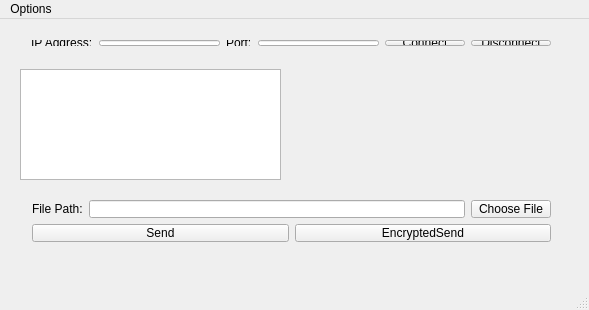
<?xml version="1.0" encoding="UTF-8"?>
<ui version="4.0">
 <class>MainWindow</class>
 <widget class="QMainWindow" name="MainWindow">
  <property name="geometry">
   <rect>
    <x>0</x>
    <y>0</y>
    <width>589</width>
    <height>310</height>
   </rect>
  </property>
  <property name="windowTitle">
   <string>MainWindow</string>
  </property>
  <widget class="QWidget" name="centralWidget">
   <widget class="QWidget" name="layoutWidget">
    <property name="geometry">
     <rect>
      <x>20</x>
      <y>10</y>
      <width>542</width>
      <height>28</height>
     </rect>
    </property>
    <layout class="QHBoxLayout" name="horizontalLayout">
     <item>
      <widget class="QLabel" name="labelAddress">
       <property name="text">
        <string>IP Address:</string>
       </property>
      </widget>
     </item>
     <item>
      <widget class="QLineEdit" name="lineEditAddress"/>
     </item>
     <item>
      <widget class="QLabel" name="labelPort">
       <property name="text">
        <string>Port:</string>
       </property>
      </widget>
     </item>
     <item>
      <widget class="QLineEdit" name="lineEditPort"/>
     </item>
     <item>
      <widget class="QPushButton" name="pushButtonConnect">
       <property name="text">
        <string>Connect</string>
       </property>
      </widget>
     </item>
     <item>
      <widget class="QPushButton" name="pushButtonDisconnect">
       <property name="text">
        <string>Disconnect</string>
       </property>
      </widget>
     </item>
    </layout>
   </widget>
   <widget class="QWidget" name="layoutWidget1">
    <property name="geometry">
     <rect>
      <x>21</x>
      <y>170</y>
      <width>541</width>
      <height>64</height>
     </rect>
    </property>
    <layout class="QVBoxLayout" name="verticalLayout">
     <item>
      <layout class="QHBoxLayout" name="horizontalLayout_2">
       <item>
        <widget class="QLabel" name="labelPath">
         <property name="text">
          <string>File Path:</string>
         </property>
        </widget>
       </item>
       <item>
        <widget class="QLineEdit" name="lineEditPath"/>
       </item>
       <item>
        <widget class="QPushButton" name="pushButtonChoose">
         <property name="text">
          <string>Choose File</string>
         </property>
        </widget>
       </item>
      </layout>
     </item>
     <item>
      <layout class="QHBoxLayout" name="horizontalLayout_3">
       <item>
        <widget class="QPushButton" name="pushButtonSend">
         <property name="text">
          <string>Send</string>
         </property>
        </widget>
       </item>
       <item>
        <widget class="QPushButton" name="pushButtonEncryptedSend">
         <property name="text">
          <string>EncryptedSend</string>
         </property>
        </widget>
       </item>
      </layout>
     </item>
    </layout>
   </widget>
   <widget class="QTextBrowser" name="textBrowserSessionInfo">
    <property name="geometry">
     <rect>
      <x>20</x>
      <y>50</y>
      <width>261</width>
      <height>111</height>
     </rect>
    </property>
   </widget>
  </widget>
  <widget class="QMenuBar" name="menuBar">
   <property name="geometry">
    <rect>
     <x>0</x>
     <y>0</y>
     <width>589</width>
     <height>23</height>
    </rect>
   </property>
   <widget class="QMenu" name="menuOptions">
    <property name="title">
     <string>Options</string>
    </property>
    <addaction name="actionExit"/>
   </widget>
   <addaction name="menuOptions"/>
  </widget>
  <widget class="QStatusBar" name="statusBar"/>
  <action name="actionExit">
   <property name="text">
    <string>Exit</string>
   </property>
  </action>
 </widget>
 <layoutdefault spacing="6" margin="11"/>
 <resources/>
 <connections/>
</ui>
